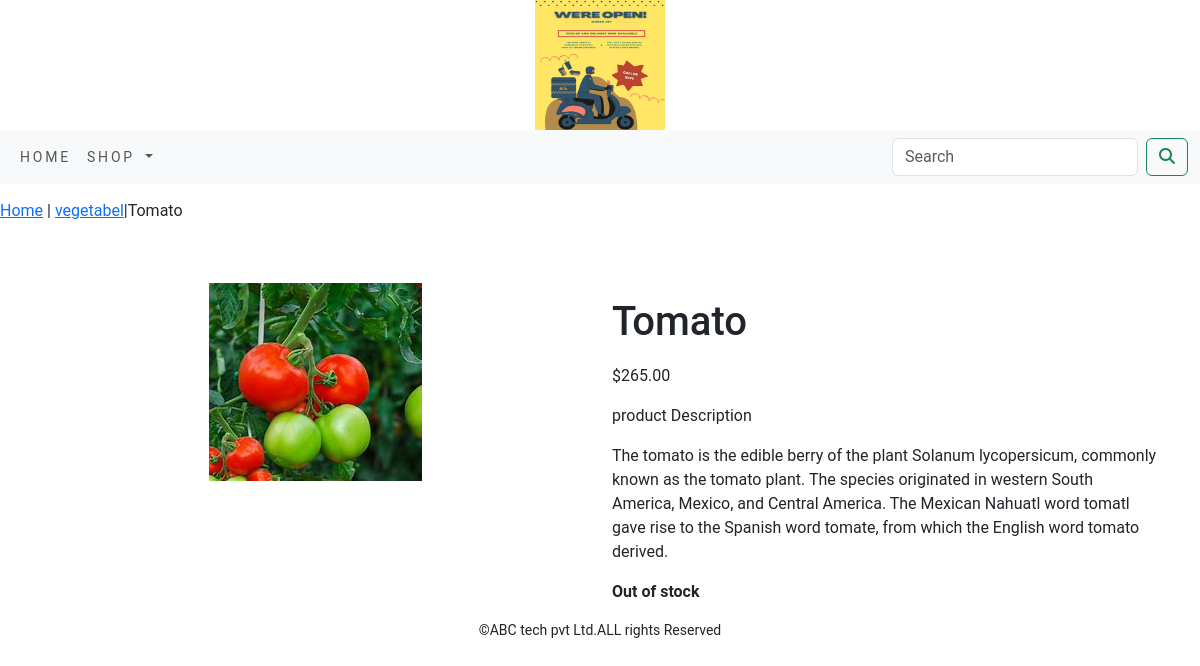
The app's page /shop/vegetabel/product2/ with its own data.
### shop/models.py (models this page shows, shortened)
class Product(models.Model):
    name = models.CharField(max_length=250, unique=True)
    slug = models.SlugField(max_length=250, unique=True)
    description = models.TextField(blank=True)
    price = models.DecimalField(max_digits=10, decimal_places=2)
    category = models.ForeignKey(Category, on_delete=models.CASCADE)
    image = models.ImageField(upload_to='product', blank=True)
    stock = models.IntegerField()
    available = models.BooleanField(default=True)
    created = models.DateTimeField(auto_now_add=True)
    update = models.DateTimeField(auto_now=True)
    class Meta:
        ordering = ('name',)
        verbose_name = 'product'
        verbose_name_plural = 'product'

class Category(models.Model):
    name = models.CharField(max_length=250, unique=True)
    slug = models.SlugField(max_length=250, unique=True)
    description = models.TextField(blank=True)
    image = models.ImageField(upload_to='category', blank=True)
    class Meta:
        ordering = ('name',)
        verbose_name = 'category'
        verbose_name_plural = 'categories'
    def get_url(self):
        return reverse('shop:products_by_category', args=[self.slug])
    def __str__(self):
        return '{}'.format(self.name)

### shop/views.py (the view)
# urls.py: path('<slug:c_slug>/<slug:product_slug>/', views.proDetail, name='prodCatdetail'),
def proDetail(request, c_slug, product_slug):
    try:
        product = Product.objects.get(category__slug=c_slug, slug=product_slug)
    except Exception as e:
        raise e
    return render(request, 'product.html', {'product': product})

### cart/context_processors.py (called while the page is built)
def counter(request):
    item_count = 0
    if 'admin' in request.path:
        return {}
    else:
        try:
            cart = Cart.objects.filter(cart_id=_cart_id(request))
            cart_items = CartItem.objects.all().filter(cart=cart[:1])
            for cart_item in cart_items:
                item_count += cart_item.quantity
        except Cart.DoesNotExist:
            item_count = 0
    return dict(item_count=item_count)

### cart/views.py (called while the page is built)
def _cart_id(request):
    cart = request.session.session_key
    if not cart:
        cart = request.session.create()
    return cart

### shop/context_processors.py (called while the page is built)
def menu_links(request):
    links = Category.objects.all()
    return dict(links=links)

### templates/product.html (shortened to what this page needs)
{% extends 'base.html' %}
{% load static %}
{% block content %}
<div class="row my_prod_row_class">
    <div class="mx_auto">
        <p><a href="{% url 'shop:allProdCat' %}">Home</a> | <a href="{{product.category.get_url}}">{{product.category}}</a>|{{product.name}}</p>
    </div>
</div>
<div class="container">
<br>
<div class="row">
    <div class="col-12 col-sm-12 col-md-12 col-lg-6 text-center">
        <div style="min-width:18rem">
            <img src="{{product.image.url}}" alt="{{product.name}}">
        </div>
    </div>
        <div class="col-12 col-sm-12 col-md-12 col-lg-6">
            <div>
            <h1 class="my_prod_title">{{product.name}}</h1>
            <p>${{product.price}}</p>
            <p class="my_title">product Description</p>
            <p class="text-justify my_rod_text">{{product.description}}</p>
            {% if product.stock <= 0 %}
            <p class="text-justify my_prod_text"><b>Out of stock </b></p>
            {% else %}
            <a class="btn btn-secondary" href="{% url 'cart:add_cart' product.id %}">Add Cart</a>
            {% endif %}
        </div>
    </div>
</div>
</div>
</div>
{% endblock %}

### static/css/custom.css (style rules this page uses)
body { font-family:'Roboto',sans-serif; }
.my_title { font-size:16px; text_transform:uppercase; }
.my_prod_row_class { padding-top:15px; padding-bottom:20px; }
.my_prod_title { font size:16px; text_transform:uppercase; padding-top:15px; padding-bottom:10px; }
.my_prod_text { padding-right:20px }

### records on screen
Product: category "vegetabel", name "Tomato", image (picture), price "265.00", description "The tomato is the edible berry of the plant Solanum lycopersicum, commonly known as the tomato plant. The species originated in western South America, Mexico, and Central America. The Mexican Nahuatl word tomatl gave rise to the Spanish word tomate, from which the English word tomato derived."
